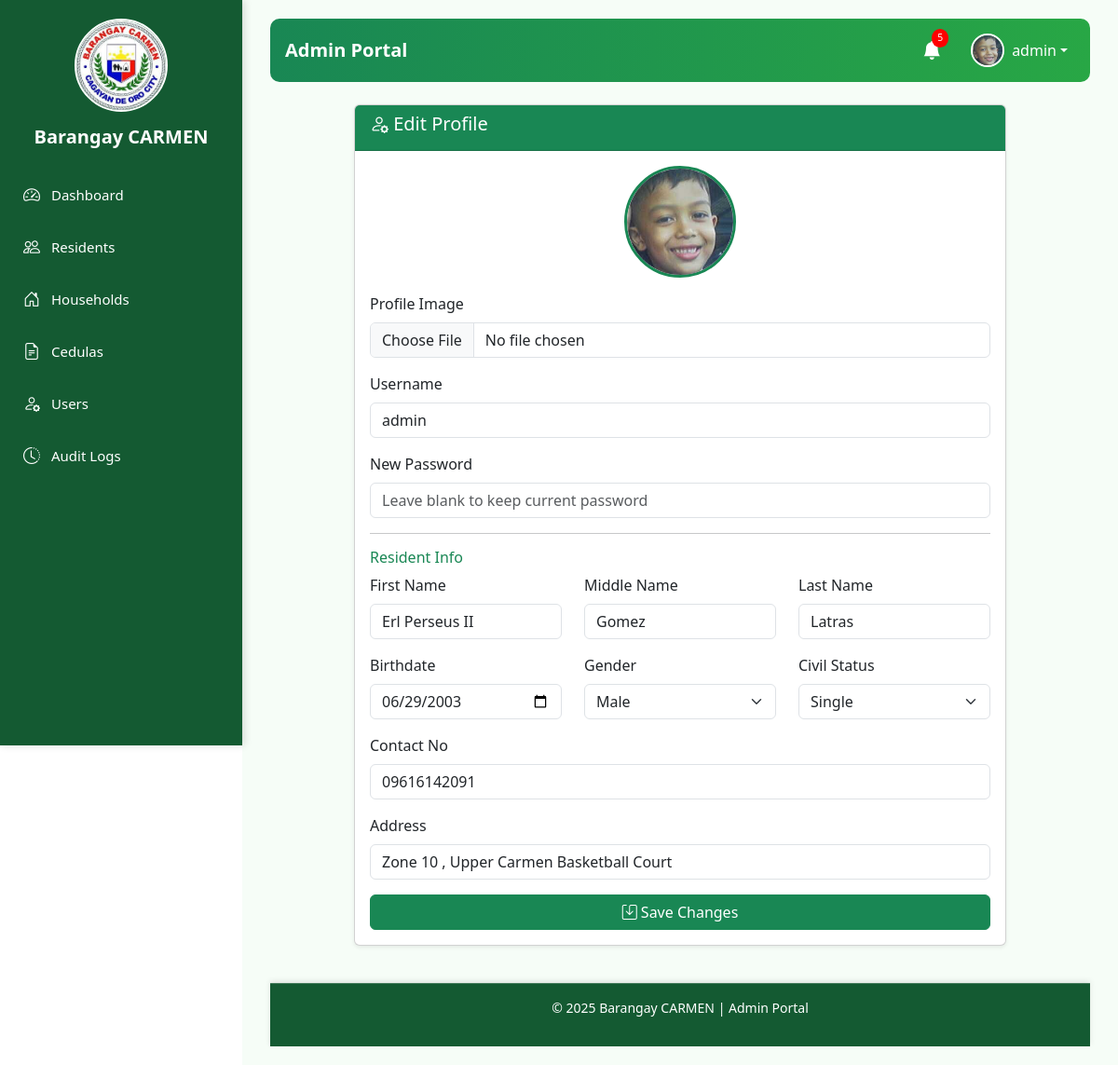
The app's page /admin_portal.php?page=settings (signed in) with its own data.
### tables this page shows
CREATE TABLE `users` (
  `user_id` int(11) NOT NULL,
  `resident_id` int(11) DEFAULT NULL,
  `username` varchar(50) NOT NULL,
  `email` varchar(100) DEFAULT NULL,
  `password` varchar(255) NOT NULL,
  `role` enum('Admin','Resident') NOT NULL DEFAULT 'Resident',
  `profile_image` varchar(255) DEFAULT NULL,
  `created_at` timestamp NOT NULL DEFAULT current_timestamp()
);

CREATE TABLE `residents` (
  `resident_id` int(11) NOT NULL,
  `first_name` varchar(50) NOT NULL,
  `middle_name` varchar(50) DEFAULT NULL,
  `last_name` varchar(50) NOT NULL,
  `birthdate` date DEFAULT NULL,
  `gender` enum('Male','Female','Other') DEFAULT NULL,
  `contact_no` varchar(20) DEFAULT NULL,
  `address` varchar(255) DEFAULT NULL,
  `civil_status` enum('Single','Married','Widowed','Separated') DEFAULT NULL,
  `created_at` timestamp NOT NULL DEFAULT current_timestamp()
);

### admin_module/settings.php (the view, shortened to what this page needs)
<?php
require_once './db_connect.php';
$user_id = $_SESSION['user_id'];
$userQuery = $conn->query("
    SELECT u.*, r.*
    FROM users u
    LEFT JOIN residents r ON u.resident_id = r.resident_id
    WHERE u.user_id = $user_id
");
$user = $userQuery->fetch_assoc();
?>
<div class="card shadow-sm mx-auto my-4" style="max-width: 700px;">
  <div class="card-header bg-success text-white">
    <h5><i class="bi bi-person-gear"></i> Edit Profile</h5>
  </div>
  <div class="card-body">
    <form method="POST" enctype="multipart/form-data">
      <div class="text-center mb-3">
        <img src="<?= !empty($user['profile_image']) ? htmlspecialchars($user['profile_image']) : '../assets/default-avatar.png' ?>"
             alt="Profile Image"
             class="rounded-circle" width="120" height="120" style="object-fit: cover; border:3px solid #198754;">
      </div>
      <div class="mb-3">
        <label class="form-label">Profile Image</label>
        <input type="file" name="profile_image" class="form-control" accept="image/*">
      </div>
      <div class="mb-3">
        <label class="form-label">Username</label>
        <input type="text" name="username" class="form-control" value="<?= htmlspecialchars($user['username']) ?>" required>
      </div>
      <div class="mb-3">
        <label class="form-label">New Password</label>
        <input type="password" name="password" class="form-control" placeholder="Leave blank to keep current password">
      </div>
      <hr>
      <h6 class="text-success">Resident Info</h6>
      <div class="row">
        <div class="col-md-4 mb-3">
          <label class="form-label">First Name</label>
          <input type="text" name="first_name" class="form-control" value="<?= htmlspecialchars($user['first_name']) ?>" required>
        </div>
        <div class="col-md-4 mb-3">
          <label class="form-label">Middle Name</label>
          <input type="text" name="middle_name" class="form-control" value="<?= htmlspecialchars($user['middle_name']) ?>">
        </div>
        <div class="col-md-4 mb-3">
          <label class="form-label">Last Name</label>
          <input type="text" name="last_name" class="form-control" value="<?= htmlspecialchars($user['last_name']) ?>" required>
        </div>
      </div>
      <div class="row">
        <div class="col-md-4 mb-3">
          <label class="form-label">Birthdate</label>
          <input type="date" name="birthdate" class="form-control" value="<?= htmlspecialchars($user['birthdate']) ?>">
        </div>
        <div class="col-md-4 mb-3">
          <label class="form-label">Gender</label>
          <select name="gender" class="form-select">
            <option value="Male" <?= $user['gender']=='Male'?'selected':'' ?>>Male</option>
          </select>
        </div>
        <div class="col-md-4 mb-3">
          <label class="form-label">Civil Status</label>
          <select name="civil_status" class="form-select">
            <option value="Single" <?= $user['civil_status']=='Single'?'selected':'' ?>>Single</option>
          </select>
        </div>
      </div>
      <div class="mb-3">
        <label class="form-label">Contact No</label>
        <input type="text" name="contact_no" class="form-control" value="<?= htmlspecialchars($user['contact_no']) ?>">
      </div>
      <div class="mb-3">
        <label class="form-label">Address</label>
        <input type="text" name="address" class="form-control" value="<?= htmlspecialchars($user['address']) ?>">
      </div>
      <button type="submit" class="btn btn-success w-100">
        <i class="bi bi-save"></i> Save Changes
      </button>
    </form>
  </div>
</div>
<link href="https://cdn.jsdelivr.net/npm/bootstrap@5.3.3/dist/css/bootstrap.min.css" rel="stylesheet">

### admin_portal.php (shortened to what this page needs)
<?php
require_once 'db_connect.php';
$page = isset($_GET['page']) ? $_GET['page'] : 'dashboard';
$module_path = "admin_module/{$page}.php";
?>
<!DOCTYPE html>
<html lang="en">
<head>
  <link href="https://cdn.jsdelivr.net/npm/bootstrap@5.3.3/dist/css/bootstrap.min.css" rel="stylesheet">
  <link href="https://cdn.jsdelivr.net/npm/bootstrap-icons@1.11.3/font/bootstrap-icons.css" rel="stylesheet">
</head>
<body>
  <div class="sidebar">
<img src="uploads/profile_images/images.jpg" alt="Barangay Logo" class="logo">
    <h2>Barangay CARMEN</h2>
    <a href="admin_portal.php?page=dashboard" class="<?= $page=='dashboard'?'active':'' ?>"><i class="bi bi-speedometer2"></i> Dashboard</a>
    <a href="admin_portal.php?page=residents" class="<?= $page=='residents'?'active':'' ?>"><i class="bi bi-people"></i> Residents</a>
    <a href="admin_portal.php?page=households" class="<?= $page=='households'?'active':'' ?>"><i class="bi bi-house-door"></i> Households</a>
    <a href="admin_portal.php?page=cedulas" class="<?= $page=='cedulas'?'active':'' ?>"><i class="bi bi-file-earmark-text"></i> Cedulas</a>
    <a href="admin_portal.php?page=users" class="<?= $page=='users'?'active':'' ?>"><i class="bi bi-person-gear"></i> Users</a>
    <a href="admin_portal.php?page=audit" class="<?= $page=='audit'?'active':'' ?>"><i class="bi bi-clock-history"></i> Audit Logs</a>
  </div>
  <div class="main">
    <?php include "admin_module/admin_header.php"; ?>
    <div class="content">
      <?php
        if (file_exists($module_path)) {
          include $module_path;
        } else {
          echo "<div class='alert alert-danger'>Module not found: <b>{$page}.php</b></div>";
        }
      ?>
    </div>
    <div class="footer">
      <p>© 2025 Barangay CARMEN | Admin Portal</p>
    </div>
  </div>
</body>
</html>

### admin_module/admin_header.php (shortened to what this page needs)
<?php
require_once './db_connect.php';
$user_id = $_SESSION['user_id'];
$userQuery = $conn->query("SELECT * FROM users WHERE user_id = $user_id");
if ($userQuery && $userQuery->num_rows > 0) {
    $user = $userQuery->fetch_assoc();
} else {
    $user = [
        'username' => 'Unknown',
        'profile_image' => './assets/default-avatar.png'
    ];
}
$residentQuery = $conn->query("SELECT resident_id, first_name, last_name, created_at FROM residents ORDER BY created_at DESC LIMIT 5");
$notifications = [];
if ($residentQuery && $residentQuery->num_rows > 0) {
    while ($row = $residentQuery->fetch_assoc()) {
        $notifications[] = [
            'message' => $row['first_name'] . ' ' . $row['last_name'] . ' was added',
            'time' => date('M d, H:i', strtotime($row['created_at'])),
            'link' => "./admin_portal.php?page=residents&resident_id=" . $row['resident_id']
        ];
    }
}
$notificationCount = (!isset($_SESSION['notifications_read'])) ? count($notifications) : 0;
?>
<link href="https://cdn.jsdelivr.net/npm/bootstrap@5.3.3/dist/css/bootstrap.min.css" rel="stylesheet">
<link href="https://cdn.jsdelivr.net/npm/bootstrap-icons@1.11.1/font/bootstrap-icons.css" rel="stylesheet">
<nav class="navbar navbar-expand-lg navbar-custom mb-4 px-3">
  <a class="navbar-brand fw-bold" href="./admin_portal.php">Admin Portal</a>
  <div class="collapse navbar-collapse" id="navbarContent">
      <ul class="navbar-nav ms-auto align-items-center">
          <li class="nav-item dropdown me-3">
              <a class="nav-link position-relative" href="#" id="notificationDropdown" role="button"
                 data-bs-toggle="dropdown" aria-expanded="false" onclick="markNotificationsRead()">
                  <i class="bi bi-bell-fill fs-5"></i>
                  <?php if ($notificationCount > 0): ?>
                      <span id="notificationBadge" class="notification-badge"><?= $notificationCount ?></span>
                  <?php endif; ?>
              </a>
          </li>
          <li class="nav-item dropdown">
              <a class="nav-link dropdown-toggle d-flex align-items-center" href="#" id="profileDropdown" role="button"
                 data-bs-toggle="dropdown" aria-expanded="false">
                  <img src="<?= !empty($user['profile_image']) ? htmlspecialchars($user['profile_image']) : './assets/default-avatar.png' ?>"
                       alt="Profile" class="rounded-circle me-2 profile-img" width="36" height="36">
                  <?= htmlspecialchars($user['username']) ?>
              </a>
          </li>
      </ul>
  </div>
</nav>

### admin_portal.php (style rules this page uses)
body { background-color: #f8f9fa; font-family: 'Poppins', sans-serif; }
.sidebar { position: fixed; top: 0; left: 0; height: 100vh; width: 260px; background: #145a32; color: #fff; display: flex; flex-direction: column; align-items: center; padding-top: 20px; z-index: 100; box-shadow: 2px 0 8px rgba(0,0,0,0.15); transition: 0.3s; }
.sidebar img.logo { width: 100px; height: auto; margin-bottom: 15px; border-radius: 50%; border: 2px solid #fff; }
.sidebar h2 { font-size: 20px; text-align: center; margin-bottom: 25px; font-weight: 600; color: #fff; }
.sidebar a { display: flex; align-items: center; width: 100%; color: #fff; text-decoration: none; padding: 12px 25px; font-size: 15px; border-radius: 0 25px 25px 0; margin-bottom: 5px; transition: all 0.3s ease; }
.sidebar i { margin-right: 12px; font-size: 18px; }
.main { margin-left: 260px; padding: 20px 30px; min-height: 100vh; background: #f6fdf7; }
.footer { text-align: center; padding: 15px 0; color: #fff; font-size: 14px; background: #145a32; margin-top: 40px; border-top: 1px solid rgba(255,255,255,0.2); box-shadow: 0 -2px 6px rgba(0,0,0,0.1); }

### admin_module/admin_header.php (style rules this page uses)
.navbar-custom { background: linear-gradient(90deg, #198754, #28a745); border-radius: 10px; }
.navbar-custom .nav-link, .navbar-custom .navbar-brand, .navbar-custom .dropdown-toggle { color: #fff; }
.notification-badge { position: absolute; top: 0; right: 0; font-size: 0.65rem; background: red; color: white; border-radius: 50%; padding: 2px 6px; transition: 0.3s; }
.profile-img { object-fit: cover; border: 2px solid #fff; }

### records on screen
users: profile_image (picture), username "admin", first_name "Erl Perseus II", middle_name "Gomez", last_name "Latras", birthdate "06/29/2003", contact_no "09616142091", address "Zone 10 , Upper Carmen Basketball Court"
residents: gender "Male", civil_status "Single"

### other values on screen
$notificationCount "5"
